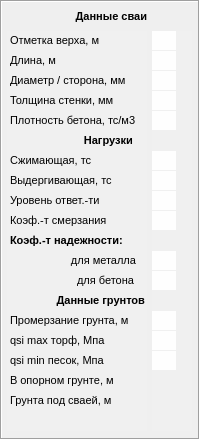
          <widget class="QFrame" name="frame_3">
           <property name="sizePolicy">
            <sizepolicy hsizetype="Fixed" vsizetype="Fixed">
             <horstretch>0</horstretch>
             <verstretch>0</verstretch>
            </sizepolicy>
           </property>
           <property name="minimumSize">
            <size>
             <width>200</width>
             <height>440</height>
            </size>
           </property>
           <property name="maximumSize">
            <size>
             <width>16777215</width>
             <height>450</height>
            </size>
           </property>
           <property name="font">
            <font>
             <pointsize>8</pointsize>
            </font>
           </property>
           <property name="frameShape">
            <enum>QFrame::Box</enum>
           </property>
           <property name="frameShadow">
            <enum>QFrame::Sunken</enum>
           </property>
           <layout class="QGridLayout" name="gridLayout_3">
            <property name="leftMargin">
             <number>5</number>
            </property>
            <property name="topMargin">
             <number>5</number>
            </property>
            <property name="rightMargin">
             <number>5</number>
            </property>
            <property name="bottomMargin">
             <number>5</number>
            </property>
            <property name="spacing">
             <number>5</number>
            </property>
            <item row="0" column="0">
             <widget class="QLabel" name="label_15">
              <property name="sizePolicy">
               <sizepolicy hsizetype="Preferred" vsizetype="Fixed">
                <horstretch>0</horstretch>
                <verstretch>0</verstretch>
               </sizepolicy>
              </property>
              <property name="maximumSize">
               <size>
                <width>16777215</width>
                <height>15</height>
               </size>
              </property>
              <property name="font">
               <font>
                <pointsize>8</pointsize>
                <weight>75</weight>
                <bold>true</bold>
               </font>
              </property>
              <property name="text">
               <string>Данные сваи</string>
              </property>
              <property name="alignment">
               <set>Qt::AlignRight|Qt::AlignTrailing|Qt::AlignVCenter</set>
              </property>
             </widget>
            </item>
            <item row="1" column="1">
             <widget class="QTableWidget" name="tableWidget_2">
              <property name="sizePolicy">
               <sizepolicy hsizetype="Fixed" vsizetype="Fixed">
                <horstretch>0</horstretch>
                <verstretch>0</verstretch>
               </sizepolicy>
              </property>
              <property name="minimumSize">
               <size>
                <width>40</width>
                <height>400</height>
               </size>
              </property>
              <property name="maximumSize">
               <size>
                <width>40</width>
                <height>400</height>
               </size>
              </property>
              <property name="font">
               <font>
                <pointsize>8</pointsize>
               </font>
              </property>
              <property name="styleSheet">
               <string notr="true">background-color: rgb(240, 240, 240);</string>
              </property>
              <property name="frameShape">
               <enum>QFrame::NoFrame</enum>
              </property>
              <property name="lineWidth">
               <number>1</number>
              </property>
              <property name="midLineWidth">
               <number>0</number>
              </property>
              <property name="verticalScrollBarPolicy">
               <enum>Qt::ScrollBarAlwaysOff</enum>
              </property>
              <property name="horizontalScrollBarPolicy">
               <enum>Qt::ScrollBarAlwaysOff</enum>
              </property>
              <property name="selectionMode">
               <enum>QAbstractItemView::NoSelection</enum>
              </property>
              <property name="showGrid">
               <bool>true</bool>
              </property>
              <property name="gridStyle">
               <enum>Qt::NoPen</enum>
              </property>
              <property name="sortingEnabled">
               <bool>false</bool>
              </property>
              <property name="wordWrap">
               <bool>true</bool>
              </property>
              <property name="cornerButtonEnabled">
               <bool>true</bool>
              </property>
              <attribute name="horizontalHeaderVisible">
               <bool>false</bool>
              </attribute>
              <attribute name="horizontalHeaderMinimumSectionSize">
               <number>10</number>
              </attribute>
              <attribute name="horizontalHeaderDefaultSectionSize">
               <number>25</number>
              </attribute>
              <attribute name="verticalHeaderVisible">
               <bool>false</bool>
              </attribute>
              <attribute name="verticalHeaderMinimumSectionSize">
               <number>20</number>
              </attribute>
              <attribute name="verticalHeaderDefaultSectionSize">
               <number>20</number>
              </attribute>
              <row>
               <property name="text">
                <string>Отметка верха</string>
               </property>
              </row>
              <row>
               <property name="text">
                <string>Длина</string>
               </property>
              </row>
              <row>
               <property name="text">
                <string>Диаметр</string>
               </property>
              </row>
              <row>
               <property name="text">
                <string>Толщина стенки</string>
               </property>
              </row>
              <row>
               <property name="text">
                <string>Плотность бетона</string>
               </property>
              </row>
              <row>
               <property name="text">
                <string>Нагрузки</string>
               </property>
               <property name="font">
                <font>
                 <pointsize>8</pointsize>
                 <weight>50</weight>
                 <bold>false</bold>
                </font>
               </property>
              </row>
              <row>
               <property name="text">
                <string>Сжимающая</string>
               </property>
              </row>
              <row>
               <property name="text">
                <string>Выдергивающая</string>
               </property>
              </row>
              <row>
               <property name="text">
                <string>Уровень ответственности</string>
               </property>
              </row>
              <row>
               <property name="text">
                <string>Коэф. промерз.</string>
               </property>
              </row>
              <row>
               <property name="text">
                <string>Коэф. надежности</string>
               </property>
              </row>
              <row>
               <property name="text">
                <string>для металла</string>
               </property>
              </row>
              <row>
               <property name="text">
                <string>для бетона</string>
               </property>
              </row>
              <row>
               <property name="text">
                <string>Данные грунтов</string>
               </property>
              </row>
              <row>
               <property name="text">
                <string>Промерзание грунтов</string>
               </property>
              </row>
              <row>
               <property name="text">
                <string>qci торфа</string>
               </property>
              </row>
              <row>
               <property name="text">
                <string>qci песка</string>
               </property>
              </row>
              <row>
               <property name="text">
                <string>В последнем слое, м</string>
               </property>
              </row>
              <row>
               <property name="text">
                <string>Грунта под сваей, м</string>
               </property>
              </row>
              <column>
               <property name="text">
                <string>*</string>
               </property>
              </column>
              <item row="0" column="0">
               <property name="text">
                <string/>
               </property>
               <property name="textAlignment">
                <set>AlignCenter</set>
               </property>
               <property name="background">
                <brush brushstyle="SolidPattern">
                 <color alpha="255">
                  <red>254</red>
                  <green>254</green>
                  <blue>254</blue>
                 </color>
                </brush>
               </property>
              </item>
              <item row="1" column="0">
               <property name="text">
                <string/>
               </property>
               <property name="textAlignment">
                <set>AlignCenter</set>
               </property>
               <property name="background">
                <brush brushstyle="SolidPattern">
                 <color alpha="255">
                  <red>254</red>
                  <green>254</green>
                  <blue>254</blue>
                 </color>
                </brush>
               </property>
              </item>
              <item row="2" column="0">
               <property name="text">
                <string/>
               </property>
               <property name="textAlignment">
                <set>AlignCenter</set>
               </property>
               <property name="background">
                <brush brushstyle="SolidPattern">
                 <color alpha="255">
                  <red>254</red>
                  <green>254</green>
                  <blue>254</blue>
                 </color>
                </brush>
               </property>
              </item>
              <item row="3" column="0">
               <property name="text">
                <string/>
               </property>
               <property name="textAlignment">
                <set>AlignCenter</set>
               </property>
               <property name="background">
                <brush brushstyle="SolidPattern">
                 <color alpha="255">
                  <red>254</red>
                  <green>254</green>
                  <blue>254</blue>
                 </color>
                </brush>
               </property>
              </item>
              <item row="4" column="0">
               <property name="text">
                <string/>
               </property>
               <property name="textAlignment">
                <set>AlignCenter</set>
               </property>
               <property name="background">
                <brush brushstyle="SolidPattern">
                 <color alpha="255">
                  <red>254</red>
                  <green>254</green>
                  <blue>254</blue>
                 </color>
                </brush>
               </property>
              </item>
              <item row="5" column="0">
               <property name="text">
                <string>0</string>
               </property>
               <property name="textAlignment">
                <set>AlignCenter</set>
               </property>
               <property name="background">
                <brush brushstyle="SolidPattern">
                 <color alpha="255">
                  <red>240</red>
                  <green>240</green>
                  <blue>240</blue>
                 </color>
                </brush>
               </property>
               <property name="foreground">
                <brush brushstyle="SolidPattern">
                 <color alpha="255">
                  <red>240</red>
                  <green>240</green>
                  <blue>240</blue>
                 </color>
                </brush>
               </property>
               <property name="flags">
                <set>NoItemFlags</set>
               </property>
              </item>
              <item row="6" column="0">
               <property name="text">
                <string/>
               </property>
               <property name="textAlignment">
                <set>AlignCenter</set>
               </property>
               <property name="background">
                <brush brushstyle="SolidPattern">
                 <color alpha="255">
                  <red>254</red>
                  <green>254</green>
                  <blue>254</blue>
                 </color>
                </brush>
               </property>
              </item>
              <item row="7" column="0">
               <property name="text">
                <string/>
               </property>
               <property name="textAlignment">
                <set>AlignCenter</set>
               </property>
               <property name="background">
                <brush brushstyle="SolidPattern">
                 <color alpha="255">
                  <red>254</red>
                  <green>254</green>
                  <blue>254</blue>
                 </color>
                </brush>
               </property>
              </item>
              <item row="8" column="0">
               <property name="text">
                <string/>
               </property>
               <property name="textAlignment">
                <set>AlignCenter</set>
               </property>
               <property name="background">
                <brush brushstyle="SolidPattern">
                 <color alpha="255">
                  <red>254</red>
                  <green>254</green>
                  <blue>254</blue>
                 </color>
                </brush>
               </property>
              </item>
              <item row="9" column="0">
               <property name="text">
                <string/>
               </property>
               <property name="textAlignment">
                <set>AlignCenter</set>
               </property>
               <property name="background">
                <brush brushstyle="SolidPattern">
                 <color alpha="255">
                  <red>254</red>
                  <green>254</green>
                  <blue>254</blue>
                 </color>
                </brush>
               </property>
              </item>
              <item row="10" column="0">
               <property name="text">
                <string>0</string>
               </property>
               <property name="textAlignment">
                <set>AlignCenter</set>
               </property>
               <property name="background">
                <brush brushstyle="SolidPattern">
                 <color alpha="255">
                  <red>240</red>
                  <green>240</green>
                  <blue>240</blue>
                 </color>
                </brush>
               </property>
               <property name="foreground">
                <brush brushstyle="SolidPattern">
                 <color alpha="255">
                  <red>240</red>
                  <green>240</green>
                  <blue>240</blue>
                 </color>
                </brush>
               </property>
               <property name="flags">
                <set>ItemIsSelectable|ItemIsEditable|ItemIsDragEnabled|ItemIsDropEnabled|ItemIsUserCheckable</set>
               </property>
              </item>
              <item row="11" column="0">
               <property name="text">
                <string/>
               </property>
               <property name="textAlignment">
                <set>AlignCenter</set>
               </property>
               <property name="background">
                <brush brushstyle="SolidPattern">
                 <color alpha="255">
                  <red>254</red>
                  <green>254</green>
                  <blue>254</blue>
                 </color>
                </brush>
               </property>
              </item>
              <item row="12" column="0">
               <property name="text">
                <string/>
               </property>
               <property name="textAlignment">
                <set>AlignCenter</set>
               </property>
               <property name="background">
                <brush brushstyle="SolidPattern">
                 <color alpha="255">
                  <red>254</red>
                  <green>254</green>
                  <blue>254</blue>
                 </color>
                </brush>
               </property>
              </item>
              <item row="13" column="0">
               <property name="text">
                <string>0</string>
               </property>
               <property name="textAlignment">
                <set>AlignCenter</set>
               </property>
               <property name="background">
                <brush brushstyle="SolidPattern">
                 <color alpha="255">
                  <red>240</red>
                  <green>240</green>
                  <blue>240</blue>
                 </color>
                </brush>
               </property>
               <property name="foreground">
                <brush brushstyle="SolidPattern">
                 <color alpha="255">
                  <red>240</red>
                  <green>240</green>
                  <blue>240</blue>
                 </color>
                </brush>
               </property>
               <property name="flags">
                <set>ItemIsSelectable|ItemIsEditable|ItemIsDragEnabled|ItemIsDropEnabled|ItemIsUserCheckable</set>
               </property>
              </item>
              <item row="14" column="0">
               <property name="text">
                <string/>
               </property>
               <property name="textAlignment">
                <set>AlignCenter</set>
               </property>
               <property name="background">
                <brush brushstyle="SolidPattern">
                 <color alpha="255">
                  <red>254</red>
                  <green>254</green>
                  <blue>254</blue>
                 </color>
                </brush>
               </property>
              </item>
              <item row="15" column="0">
               <property name="text">
                <string/>
               </property>
               <property name="textAlignment">
                <set>AlignCenter</set>
               </property>
               <property name="background">
                <brush brushstyle="SolidPattern">
                 <color alpha="255">
                  <red>254</red>
                  <green>254</green>
                  <blue>254</blue>
                 </color>
                </brush>
               </property>
              </item>
              <item row="16" column="0">
               <property name="text">
                <string/>
               </property>
               <property name="textAlignment">
                <set>AlignCenter</set>
               </property>
               <property name="background">
                <brush brushstyle="SolidPattern">
                 <color alpha="255">
                  <red>254</red>
                  <green>254</green>
                  <blue>254</blue>
                 </color>
                </brush>
               </property>
              </item>
              <item row="17" column="0">
               <property name="text">
                <string/>
               </property>
               <property name="textAlignment">
                <set>AlignCenter</set>
               </property>
               <property name="background">
                <brush brushstyle="NoBrush">
                 <color alpha="255">
                  <red>0</red>
                  <green>0</green>
                  <blue>0</blue>
                 </color>
                </brush>
               </property>
               <property name="flags">
                <set>ItemIsSelectable|ItemIsEditable|ItemIsDragEnabled|ItemIsDropEnabled|ItemIsUserCheckable</set>
               </property>
              </item>
              <item row="18" column="0">
               <property name="text">
                <string/>
               </property>
               <property name="textAlignment">
                <set>AlignCenter</set>
               </property>
               <property name="background">
                <brush brushstyle="NoBrush">
                 <color alpha="255">
                  <red>0</red>
                  <green>0</green>
                  <blue>0</blue>
                 </color>
                </brush>
               </property>
               <property name="flags">
                <set>ItemIsSelectable|ItemIsEditable|ItemIsDragEnabled|ItemIsDropEnabled|ItemIsUserCheckable</set>
               </property>
              </item>
             </widget>
            </item>
            <item row="1" column="0">
             <widget class="QTableWidget" name="tableWidget_1">
              <property name="sizePolicy">
               <sizepolicy hsizetype="Fixed" vsizetype="Fixed">
                <horstretch>0</horstretch>
                <verstretch>0</verstretch>
               </sizepolicy>
              </property>
              <property name="minimumSize">
               <size>
                <width>140</width>
                <height>400</height>
               </size>
              </property>
              <property name="maximumSize">
               <size>
                <width>140</width>
                <height>16777215</height>
               </size>
              </property>
              <property name="sizeIncrement">
               <size>
                <width>0</width>
                <height>0</height>
               </size>
              </property>
              <property name="font">
               <font>
                <pointsize>8</pointsize>
               </font>
              </property>
              <property name="focusPolicy">
               <enum>Qt::NoFocus</enum>
              </property>
              <property name="styleSheet">
               <string notr="true">background-color: rgb(240, 240, 240);</string>
              </property>
              <property name="frameShape">
               <enum>QFrame::NoFrame</enum>
              </property>
              <property name="verticalScrollBarPolicy">
               <enum>Qt::ScrollBarAlwaysOff</enum>
              </property>
              <property name="horizontalScrollBarPolicy">
               <enum>Qt::ScrollBarAlwaysOff</enum>
              </property>
              <property name="editTriggers">
               <set>QAbstractItemView::NoEditTriggers</set>
              </property>
              <property name="selectionMode">
               <enum>QAbstractItemView::NoSelection</enum>
              </property>
              <property name="gridStyle">
               <enum>Qt::NoPen</enum>
              </property>
              <attribute name="horizontalHeaderVisible">
               <bool>false</bool>
              </attribute>
              <attribute name="horizontalHeaderMinimumSectionSize">
               <number>30</number>
              </attribute>
              <attribute name="horizontalHeaderDefaultSectionSize">
               <number>145</number>
              </attribute>
              <attribute name="verticalHeaderVisible">
               <bool>false</bool>
              </attribute>
              <attribute name="verticalHeaderMinimumSectionSize">
               <number>20</number>
              </attribute>
              <attribute name="verticalHeaderDefaultSectionSize">
               <number>20</number>
              </attribute>
              <row>
               <property name="text">
                <string>2</string>
               </property>
              </row>
              <row>
               <property name="text">
                <string>3</string>
               </property>
              </row>
              <row>
               <property name="text">
                <string>4</string>
               </property>
              </row>
              <row>
               <property name="text">
                <string>5</string>
               </property>
              </row>
              <row>
               <property name="text">
                <string>6</string>
               </property>
              </row>
              <row>
               <property name="text">
                <string>7</string>
               </property>
              </row>
              <row>
               <property name="text">
                <string>8</string>
               </property>
              </row>
              <row>
               <property name="text">
                <string>9</string>
               </property>
              </row>
              <row>
               <property name="text">
                <string>10</string>
               </property>
              </row>
              <row>
               <property name="text">
                <string>11</string>
               </property>
              </row>
              <row>
               <property name="text">
                <string>12</string>
               </property>
              </row>
              <row>
               <property name="text">
                <string>13</string>
               </property>
              </row>
              <row>
               <property name="text">
                <string>14</string>
               </property>
              </row>
              <row>
               <property name="text">
                <string>15</string>
               </property>
              </row>
              <row>
               <property name="text">
                <string>16</string>
               </property>
              </row>
              <row>
               <property name="text">
                <string>17</string>
               </property>
              </row>
              <row>
               <property name="text">
                <string>18</string>
               </property>
              </row>
              <row>
               <property name="text">
                <string>19</string>
               </property>
              </row>
              <row>
               <property name="text">
                <string>20</string>
               </property>
              </row>
              <column>
               <property name="text">
                <string>Наименование</string>
               </property>
              </column>
              <item row="0" column="0">
               <property name="text">
                <string>Отметка верха, м</string>
               </property>
               <property name="textAlignment">
                <set>AlignLeading|AlignVCenter</set>
               </property>
              </item>
              <item row="1" column="0">
               <property name="text">
                <string>Длина, м </string>
               </property>
               <property name="textAlignment">
                <set>AlignLeading|AlignVCenter</set>
               </property>
              </item>
              <item row="2" column="0">
               <property name="text">
                <string>Диаметр / сторона, мм</string>
               </property>
               <property name="textAlignment">
                <set>AlignLeading|AlignVCenter</set>
               </property>
              </item>
              <item row="3" column="0">
               <property name="text">
                <string>Толщина стенки, мм</string>
               </property>
               <property name="textAlignment">
                <set>AlignLeading|AlignVCenter</set>
               </property>
              </item>
              <item row="4" column="0">
               <property name="text">
                <string>Плотность бетона, тс/м3</string>
               </property>
               <property name="textAlignment">
                <set>AlignLeading|AlignVCenter</set>
               </property>
              </item>
              <item row="5" column="0">
               <property name="text">
                <string>Нагрузки     </string>
               </property>
               <property name="font">
                <font>
                 <pointsize>8</pointsize>
                 <weight>75</weight>
                 <bold>true</bold>
                </font>
               </property>
               <property name="textAlignment">
                <set>AlignTrailing|AlignVCenter</set>
               </property>
              </item>
              <item row="6" column="0">
               <property name="text">
                <string>Сжимающая, тс</string>
               </property>
               <property name="textAlignment">
                <set>AlignLeading|AlignVCenter</set>
               </property>
              </item>
              <item row="7" column="0">
               <property name="text">
                <string>Выдергивающая, тс</string>
               </property>
               <property name="textAlignment">
                <set>AlignLeading|AlignVCenter</set>
               </property>
              </item>
              <item row="8" column="0">
               <property name="text">
                <string>Уровень ответ.-ти</string>
               </property>
               <property name="textAlignment">
                <set>AlignLeading|AlignVCenter</set>
               </property>
              </item>
              <item row="9" column="0">
               <property name="text">
                <string>Коэф.-т смерзания</string>
               </property>
               <property name="textAlignment">
                <set>AlignLeading|AlignVCenter</set>
               </property>
              </item>
              <item row="10" column="0">
               <property name="text">
                <string>Коэф.-т надежности:</string>
               </property>
               <property name="font">
                <font>
                 <pointsize>8</pointsize>
                 <weight>75</weight>
                 <bold>true</bold>
                </font>
               </property>
               <property name="textAlignment">
                <set>AlignLeading|AlignVCenter</set>
               </property>
              </item>
              <item row="11" column="0">
               <property name="text">
                <string>                    для металла</string>
               </property>
               <property name="textAlignment">
                <set>AlignLeading|AlignVCenter</set>
               </property>
              </item>
              <item row="12" column="0">
               <property name="text">
                <string>                      для бетона</string>
               </property>
               <property name="textAlignment">
                <set>AlignLeading|AlignVCenter</set>
               </property>
              </item>
              <item row="13" column="0">
               <property name="text">
                <string>Данные грунтов </string>
               </property>
               <property name="font">
                <font>
                 <pointsize>8</pointsize>
                 <weight>75</weight>
                 <bold>true</bold>
                </font>
               </property>
               <property name="textAlignment">
                <set>AlignTrailing|AlignVCenter</set>
               </property>
              </item>
              <item row="14" column="0">
               <property name="text">
                <string>Промерзаниe грунта, м</string>
               </property>
               <property name="textAlignment">
                <set>AlignLeading|AlignVCenter</set>
               </property>
              </item>
              <item row="15" column="0">
               <property name="text">
                <string>qsi max торф, Мпа</string>
               </property>
               <property name="textAlignment">
                <set>AlignLeading|AlignVCenter</set>
               </property>
              </item>
              <item row="16" column="0">
               <property name="text">
                <string>qsi min песок, Мпа</string>
               </property>
               <property name="textAlignment">
                <set>AlignLeading|AlignVCenter</set>
               </property>
              </item>
              <item row="17" column="0">
               <property name="text">
                <string>В опорном грунте, м</string>
               </property>
               <property name="textAlignment">
                <set>AlignLeading|AlignVCenter</set>
               </property>
              </item>
              <item row="18" column="0">
               <property name="text">
                <string>Грунта под сваей, м</string>
               </property>
              </item>
             </widget>
            </item>
           </layout>
          </widget>
